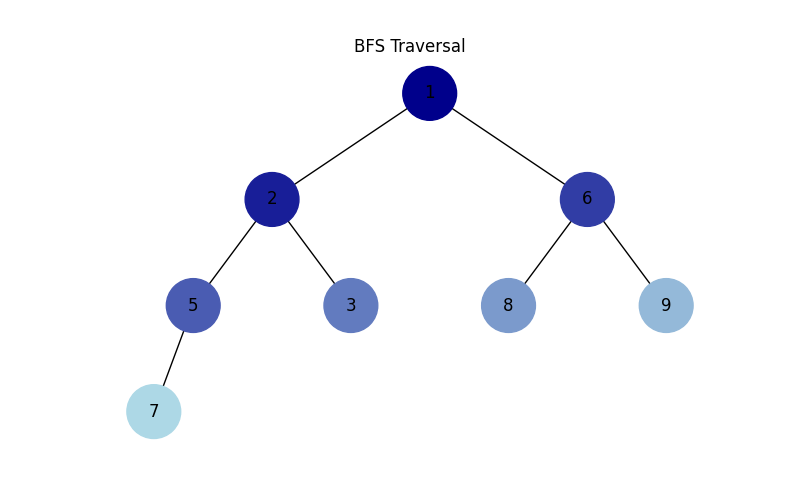

The Python source for this figure:
import uuid
import heapq
from collections import deque
import networkx as nx
import matplotlib.pyplot as plt


class Node:
    def __init__(self, key, color="#00008b"):
        self.left = None
        self.right = None
        self.val = key
        self.color = color
        self.id = str(uuid.uuid4())


# =========================
# Tree visualization
# =========================

def add_edges(graph, node, pos, x=0, y=0, layer=1):
    if node is None:
        return

    graph.add_node(
        node.id,
        color=node.color,
        label=node.val
    )

    if node.left:
        graph.add_edge(node.id, node.left.id)
        left_x = x - 1 / 2 ** layer
        pos[node.left.id] = (left_x, y - 1)
        add_edges(graph, node.left, pos, left_x, y - 1, layer + 1)

    if node.right:
        graph.add_edge(node.id, node.right.id)
        right_x = x + 1 / 2 ** layer
        pos[node.right.id] = (right_x, y - 1)
        add_edges(graph, node.right, pos, right_x, y - 1, layer + 1)


def draw_tree_live(root, title, ax):
    ax.clear()

    tree = nx.DiGraph()
    pos = {root.id: (0, 0)}
    add_edges(tree, root, pos)

    colors = [node[1]["color"] for node in tree.nodes(data=True)]
    labels = {node[0]: node[1]["label"] for node in tree.nodes(data=True)}

    nx.draw(
        tree,
        pos=pos,
        labels=labels,
        node_color=colors,
        node_size=1500,   # smaller nodes
        arrows=False,
        ax=ax
    )

    ax.set_title(title)
    plt.pause(0.5)


# =========================
# Heap → Tree
# =========================

def build_heap_tree(heap, index=0):
    if index >= len(heap):
        return None

    node = Node(heap[index])
    node.left = build_heap_tree(heap, 2 * index + 1)
    node.right = build_heap_tree(heap, 2 * index + 2)

    return node


# =========================
# Color utility (blue shades)
# =========================

def generate_blue_color(step, total_steps):
    ratio = step / max(total_steps - 1, 1)

    dark_blue = (0, 0, 139)        # #00008B
    light_blue = (173, 216, 230)   # #ADD8E6

    r = int(dark_blue[0] + (light_blue[0] - dark_blue[0]) * ratio)
    g = int(dark_blue[1] + (light_blue[1] - dark_blue[1]) * ratio)
    b = int(dark_blue[2] + (light_blue[2] - dark_blue[2]) * ratio)

    return f"#{r:02x}{g:02x}{b:02x}"


def reset_colors(root):
    stack = [root]
    while stack:
        node = stack.pop()
        if node:
            node.color = "#00008b"
            stack.append(node.left)
            stack.append(node.right)


# =========================
# DFS (stack, no recursion)
# =========================

def dfs_visualization(root):
    reset_colors(root)

    plt.ion()
    fig, ax = plt.subplots(figsize=(8, 5))

    stack = [root]
    visited = []

    while stack:
        node = stack.pop()
        if node:
            visited.append(node)
            stack.append(node.right)
            stack.append(node.left)

    for i, node in enumerate(visited):
        node.color = generate_blue_color(i, len(visited))
        draw_tree_live(root, "DFS Traversal", ax)

    plt.ioff()
    plt.show()


# =========================
# BFS (queue, no recursion)
# =========================

def bfs_visualization(root):
    reset_colors(root)

    plt.ion()
    fig, ax = plt.subplots(figsize=(8, 5))

    queue = deque([root])
    visited = []

    while queue:
        node = queue.popleft()
        if node:
            visited.append(node)
            queue.append(node.left)
            queue.append(node.right)

    for i, node in enumerate(visited):
        node.color = generate_blue_color(i, len(visited))
        draw_tree_live(root, "BFS Traversal", ax)

    plt.ioff()
    plt.show()


# =========================
# Example
# =========================

if __name__ == "__main__":
    array = [9, 5, 6, 2, 3, 8, 1, 7]
    heapq.heapify(array)

    root = build_heap_tree(array)

    dfs_visualization(root)
    bfs_visualization(root)
